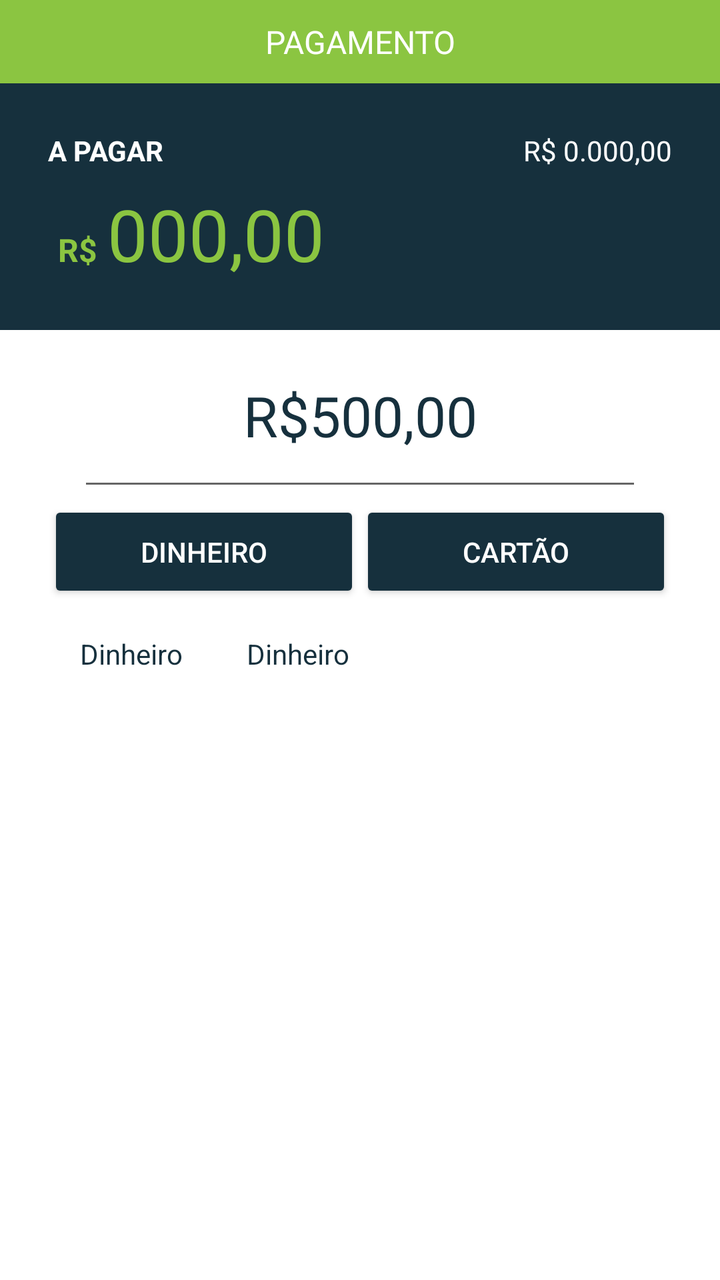
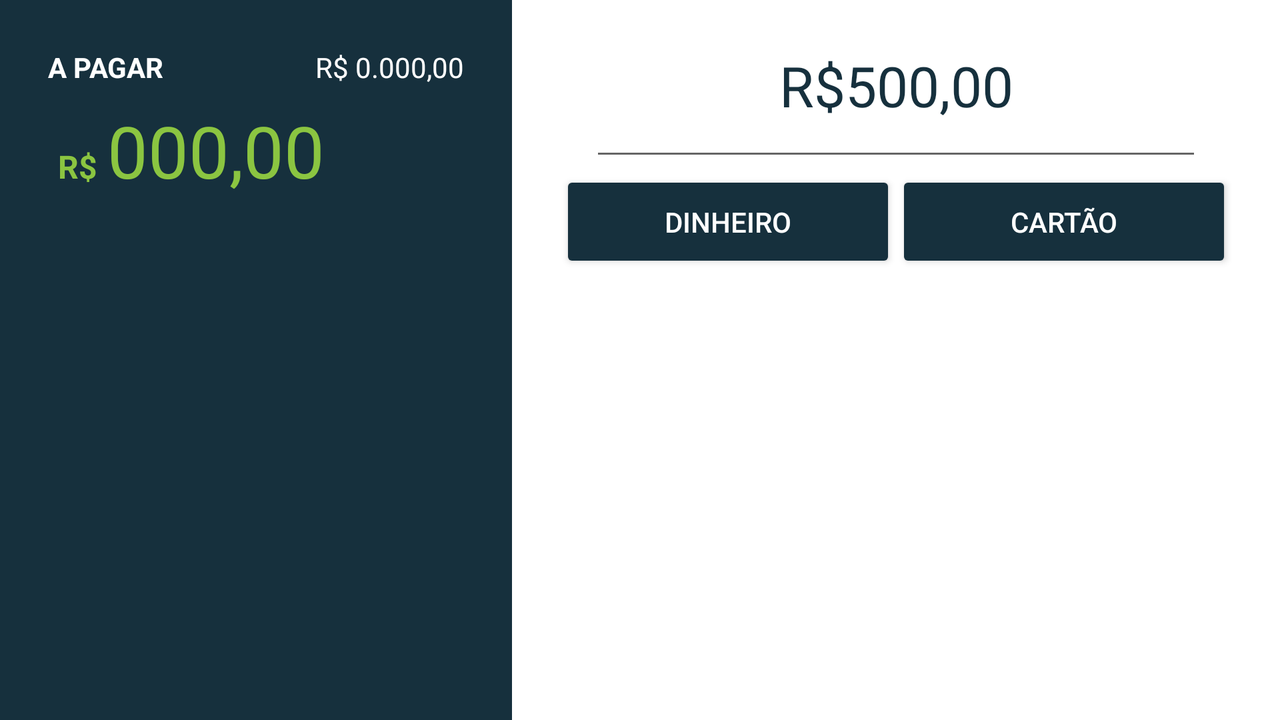

An Android layout and its configuration variant, each rendered on a device that would load it. The default file and the variant file are quoted in full after the pictures.
<!-- AndroidManifest.xml: activity theme AppTheme.NoActionBar -->
<!-- res/layout/fragment_main.xml -->
<?xml version="1.0" encoding="utf-8"?>

<LinearLayout
    xmlns:android="http://schemas.android.com/apk/res/android"
    xmlns:tools="http://schemas.android.com/tools"
    android:id="@+id/content_main"
    android:orientation="vertical"
    android:layout_width="match_parent"
    android:layout_height="match_parent"
    tools:showIn="@layout/activity_main"
    tools:context="br.com.ericksprengel.pdvend.MainActivityFragment">

    <TextView
        android:layout_width="match_parent"
        android:layout_height="wrap_content"
        android:background="@color/colorAccent"
        android:textColor="@android:color/white"
        android:gravity="center"
        android:padding="10dip"
        android:textSize="16sp"
        android:text="PAGAMENTO" />

    <LinearLayout
        android:layout_width="match_parent"
        android:layout_height="wrap_content"
        android:background="@color/colorPrimary"
        android:orientation="horizontal"
        android:paddingRight="24dip"
        android:paddingLeft="24dip"
        android:paddingTop="24dip"
        android:paddingBottom="8dip" >
        <TextView
            android:layout_width="wrap_content"
            android:layout_height="wrap_content"
            android:textStyle="bold"
            android:textColor="@android:color/white"
            android:text="A PAGAR"/>
        <TextView
            android:layout_width="0dp"
            android:layout_height="wrap_content"
            android:layout_weight="1"
            android:gravity="right"
            android:textColor="@android:color/white"
            android:text="R$ 0.000,00"/>
    </LinearLayout>

    <LinearLayout
        android:layout_width="match_parent"
        android:layout_height="wrap_content"
        android:background="@color/colorPrimary"
        android:orientation="horizontal"
        android:paddingRight="24dip"
        android:paddingLeft="24dip"
        android:paddingBottom="24dip">
        <TextView
            android:layout_width="wrap_content"
            android:layout_height="wrap_content"
            android:padding="5dp"
            android:textStyle="bold"
            android:textSize="16sp"
            android:textColor="@color/colorAccent"
            android:text="R$"/>
        <TextView
            android:layout_width="wrap_content"
            android:layout_height="wrap_content"
            android:textSize="36sp"
            android:textColor="@color/colorAccent"
            android:text="000,00"/>
    </LinearLayout>

    <LinearLayout
        android:layout_width="match_parent"
        android:layout_height="0dp"
        android:layout_weight="1"
        android:background="@android:color/white"
        android:orientation="vertical"
        android:paddingRight="24dip"
        android:paddingLeft="24dip"
        android:paddingBottom="24dip">
        <EditText
            android:layout_width="match_parent"
            android:layout_height="wrap_content"
            android:layout_marginLeft="15dp"
            android:layout_marginRight="15dp"
            android:gravity="center"
            android:padding="24dp"
            android:textSize="28sp"
            android:textColor="@color/colorPrimary"
            android:text="R$500,00"/>
        <LinearLayout
            android:layout_width="match_parent"
            android:layout_height="wrap_content">
            <Button
                android:layout_width="0dp"
                android:layout_height="wrap_content"
                android:layout_weight="1"
                android:padding="16dp"
                android:text="DINHEIRO"/>
            <Button
                android:layout_width="0dp"
                android:layout_height="wrap_content"
                android:layout_weight="1"
                android:padding="16dp"
                android:text="CARTÃO"/>
        </LinearLayout>
        <LinearLayout
            android:layout_width="wrap_content"
            android:layout_height="wrap_content"
            android:gravity="center">
            <TextView
                android:layout_width="wrap_content"
                android:layout_height="wrap_content"
                android:layout_weight="1"
                android:padding="16dp"
                android:textStyle=""
                android:textColor="@color/colorPrimary"
                android:text="Dinheiro"/>
            <TextView
                android:layout_width="wrap_content"
                android:layout_height="wrap_content"
                android:layout_weight="1"
                android:padding="16dp"
                android:textStyle=""
                android:textColor="@color/colorPrimary"
                android:text="Dinheiro"/>
        </LinearLayout>
    </LinearLayout>

</LinearLayout>
<!-- res/layout/activity_main.xml (included above) -->
<?xml version="1.0" encoding="utf-8"?>

<android.support.design.widget.CoordinatorLayout
    xmlns:android="http://schemas.android.com/apk/res/android"
    xmlns:app="http://schemas.android.com/apk/res-auto"
    xmlns:tools="http://schemas.android.com/tools"
    android:layout_width="match_parent"
    android:layout_height="match_parent"
    android:fitsSystemWindows="true"
    tools:context="br.com.ericksprengel.pdvend.MainActivity">

    <android.support.design.widget.AppBarLayout
        android:layout_height="wrap_content"
        android:layout_width="match_parent"
        android:theme="@style/AppTheme.AppBarOverlay">

        <android.support.v7.widget.Toolbar
            android:id="@+id/toolbar"
            android:layout_width="match_parent"
            android:layout_height="?attr/actionBarSize"
            android:background="?attr/colorPrimary"
            app:popupTheme="@style/AppTheme.PopupOverlay" />

    </android.support.design.widget.AppBarLayout>

    <include layout="@layout/content_main"/>

    <android.support.design.widget.FloatingActionButton
        android:id="@+id/fab"
        android:layout_width="wrap_content"
        android:layout_height="wrap_content"
        android:layout_gravity="bottom|end"
        android:layout_margin="@dimen/fab_margin"
        app:srcCompat="@android:drawable/ic_dialog_email" />

</android.support.design.widget.CoordinatorLayout>
<!-- res/layout/content_main.xml (included above) -->
<fragment xmlns:android="http://schemas.android.com/apk/res/android"
    xmlns:tools="http://schemas.android.com/tools"
    xmlns:app="http://schemas.android.com/apk/res-auto"
    android:id="@+id/fragment"
    android:name="br.com.ericksprengel.pdvend.MainActivityFragment"
    android:layout_width="match_parent"
    android:layout_height="match_parent"
    app:layout_behavior="@string/appbar_scrolling_view_behavior"
    tools:layout="@layout/fragment_main" />
<!-- resources referenced by this layout -->
<resources>
  <color name="colorAccent">#8Bc541</color>
  <color name="colorPrimary">#16303D</color>
  <style name="AppTheme.AppBarOverlay" parent="ThemeOverlay.AppCompat.Dark.ActionBar" />
  <style name="AppTheme.PopupOverlay" parent="ThemeOverlay.AppCompat.Light" />
  <!-- from res/values-v21/ -->
  <style name="AppTheme.NoActionBar">
              <item name="android:colorButtonNormal">@color/colorPrimary</item>
              <item name="windowActionBar">false</item>
              <item name="windowNoTitle">true</item>
              <item name="android:windowDrawsSystemBarBackgrounds">true</item>
              <item name="android:statusBarColor">@android:color/transparent</item>
          </style>
</resources>
<!-- res/layout-land/fragment_main.xml (the repository's variant of the layout above) -->
<!-- drawn on the phone turned sideways -->
<?xml version="1.0" encoding="utf-8"?>
<LinearLayout xmlns:android="http://schemas.android.com/apk/res/android"
    xmlns:tools="http://schemas.android.com/tools"
    xmlns:app="http://schemas.android.com/apk/res-auto"
    android:id="@+id/content_main"
    android:orientation="horizontal"
    android:layout_width="match_parent"
    android:layout_height="match_parent"
    tools:showIn="@layout/activity_main"
    tools:context="br.com.ericksprengel.pdvend.MainActivityFragment">

        <LinearLayout
            android:layout_width="0dip"
            android:layout_height="match_parent"
            android:layout_weight="2"
            android:orientation="vertical">
            <LinearLayout
                android:layout_width="match_parent"
                android:layout_height="wrap_content"
                android:background="@color/colorPrimary"
                android:orientation="horizontal"
                android:paddingRight="24dip"
                android:paddingLeft="24dip"
                android:paddingTop="24dip"
                android:paddingBottom="8dip" >
                <TextView
                    android:layout_width="wrap_content"
                    android:layout_height="wrap_content"
                    android:textStyle="bold"
                    android:textColor="@android:color/white"
                    android:text="A PAGAR"/>
                <TextView
                    android:id="@+id/payment_fragment_total_value"
                    android:layout_width="0dp"
                    android:layout_height="wrap_content"
                    android:layout_weight="1"
                    android:gravity="right"
                    android:textColor="@android:color/white"
                    android:text="R$ 0.000,00"/>
            </LinearLayout>

            <LinearLayout
                android:layout_width="match_parent"
                android:layout_height="0dip"
                android:layout_weight="1"
                android:background="@color/colorPrimary"
                android:orientation="horizontal"
                android:paddingRight="24dip"
                android:paddingLeft="24dip"
                android:paddingBottom="24dip">
                <TextView
                    android:layout_width="wrap_content"
                    android:layout_height="wrap_content"
                    android:padding="5dp"
                    android:textStyle="bold"
                    android:textSize="16sp"
                    android:textColor="@color/colorAccent"
                    android:text="R$"/>
                <TextView
                    android:id="@+id/payment_fragment_pending_value"
                    android:layout_width="wrap_content"
                    android:layout_height="wrap_content"
                    android:textSize="36sp"
                    android:textColor="@color/colorAccent"
                    android:text="000,00"/>
            </LinearLayout>
        </LinearLayout>

    <LinearLayout
        android:layout_width="0dip"
        android:layout_height="match_parent"
        android:layout_weight="3"
        android:background="@android:color/white"
        android:orientation="vertical"
        android:paddingRight="24dip"
        android:paddingLeft="24dip">
        <EditText
            android:id="@+id/payment_fragment_current_value"
            android:layout_width="match_parent"
            android:layout_height="wrap_content"
            android:layout_marginLeft="15dp"
            android:layout_marginRight="15dp"
            android:gravity="center"
            android:padding="24dp"
            android:inputType="numberDecimal"
            android:imeOptions="actionDone"
            android:textSize="28sp"
            android:textColor="@color/colorPrimary"
            android:text="R$500,00"/>
        <LinearLayout
            android:layout_width="match_parent"
            android:layout_height="wrap_content">
            <Button
                android:id="@+id/payment_fragment_money_button"
                android:layout_width="0dp"
                android:layout_height="wrap_content"
                android:layout_weight="1"
                android:padding="16dp"
                android:text="DINHEIRO"/>
            <Button
                android:id="@+id/payment_fragment_credit_button"
                android:layout_width="0dp"
                android:layout_height="wrap_content"
                android:layout_weight="1"
                android:padding="16dp"
                android:text="CARTÃO"/>
        </LinearLayout>
        <ListView
            android:id="@android:id/list"
            android:layout_width="match_parent"
            android:layout_height="0dip"
            android:layout_weight="1">
        </ListView>

        <LinearLayout
            android:layout_width="match_parent"
            android:layout_height="wrap_content"
            android:background="@android:color/white"
            android:orientation="horizontal">
            <Button
                android:id="@+id/payment_fragment_cancel_button"
                android:layout_width="0dp"
                android:layout_height="wrap_content"
                android:layout_weight="1"
                android:padding="16dp"
                android:theme="@style/Theme.AppCompat.Light.Dialog"
                style="@style/Widget.AppCompat.Button.Borderless"
                android:text="Cancelar"/>
            <Button
                android:id="@+id/payment_fragment_send_button"
                android:layout_width="0dp"
                android:layout_height="wrap_content"
                android:layout_weight="1"
                android:padding="16dp"
                android:theme="@style/Theme.AppCompat.Light.Dialog"
                style="@style/Widget.AppCompat.Button.Borderless"
                android:text="Enviar"/>
        </LinearLayout>
    </LinearLayout>

</LinearLayout>
<!-- res/layout/fragment_main.xml (included above) -->
<?xml version="1.0" encoding="utf-8"?>

<LinearLayout
    xmlns:android="http://schemas.android.com/apk/res/android"
    xmlns:tools="http://schemas.android.com/tools"
    android:id="@+id/content_main"
    android:orientation="vertical"
    android:layout_width="match_parent"
    android:layout_height="match_parent"
    tools:showIn="@layout/activity_main"
    tools:context="br.com.ericksprengel.pdvend.MainActivityFragment">

    <TextView
        android:layout_width="match_parent"
        android:layout_height="wrap_content"
        android:background="@color/colorAccent"
        android:textColor="@android:color/white"
        android:gravity="center"
        android:padding="10dip"
        android:textSize="16sp"
        android:text="PAGAMENTO" />

    <LinearLayout
        android:layout_width="match_parent"
        android:layout_height="wrap_content"
        android:background="@color/colorPrimary"
        android:orientation="horizontal"
        android:paddingRight="24dip"
        android:paddingLeft="24dip"
        android:paddingTop="24dip"
        android:paddingBottom="8dip" >
        <TextView
            android:layout_width="wrap_content"
            android:layout_height="wrap_content"
            android:textStyle="bold"
            android:textColor="@android:color/white"
            android:text="A PAGAR"/>
        <TextView
            android:layout_width="0dp"
            android:layout_height="wrap_content"
            android:layout_weight="1"
            android:gravity="right"
            android:textColor="@android:color/white"
            android:text="R$ 0.000,00"/>
    </LinearLayout>

    <LinearLayout
        android:layout_width="match_parent"
        android:layout_height="wrap_content"
        android:background="@color/colorPrimary"
        android:orientation="horizontal"
        android:paddingRight="24dip"
        android:paddingLeft="24dip"
        android:paddingBottom="24dip">
        <TextView
            android:layout_width="wrap_content"
            android:layout_height="wrap_content"
            android:padding="5dp"
            android:textStyle="bold"
            android:textSize="16sp"
            android:textColor="@color/colorAccent"
            android:text="R$"/>
        <TextView
            android:layout_width="wrap_content"
            android:layout_height="wrap_content"
            android:textSize="36sp"
            android:textColor="@color/colorAccent"
            android:text="000,00"/>
    </LinearLayout>

    <LinearLayout
        android:layout_width="match_parent"
        android:layout_height="0dp"
        android:layout_weight="1"
        android:background="@android:color/white"
        android:orientation="vertical"
        android:paddingRight="24dip"
        android:paddingLeft="24dip"
        android:paddingBottom="24dip">
        <EditText
            android:layout_width="match_parent"
            android:layout_height="wrap_content"
            android:layout_marginLeft="15dp"
            android:layout_marginRight="15dp"
            android:gravity="center"
            android:padding="24dp"
            android:textSize="28sp"
            android:textColor="@color/colorPrimary"
            android:text="R$500,00"/>
        <LinearLayout
            android:layout_width="match_parent"
            android:layout_height="wrap_content">
            <Button
                android:layout_width="0dp"
                android:layout_height="wrap_content"
                android:layout_weight="1"
                android:padding="16dp"
                android:text="DINHEIRO"/>
            <Button
                android:layout_width="0dp"
                android:layout_height="wrap_content"
                android:layout_weight="1"
                android:padding="16dp"
                android:text="CARTÃO"/>
        </LinearLayout>
        <LinearLayout
            android:layout_width="wrap_content"
            android:layout_height="wrap_content"
            android:gravity="center">
            <TextView
                android:layout_width="wrap_content"
                android:layout_height="wrap_content"
                android:layout_weight="1"
                android:padding="16dp"
                android:textStyle=""
                android:textColor="@color/colorPrimary"
                android:text="Dinheiro"/>
            <TextView
                android:layout_width="wrap_content"
                android:layout_height="wrap_content"
                android:layout_weight="1"
                android:padding="16dp"
                android:textStyle=""
                android:textColor="@color/colorPrimary"
                android:text="Dinheiro"/>
        </LinearLayout>
    </LinearLayout>

</LinearLayout>
